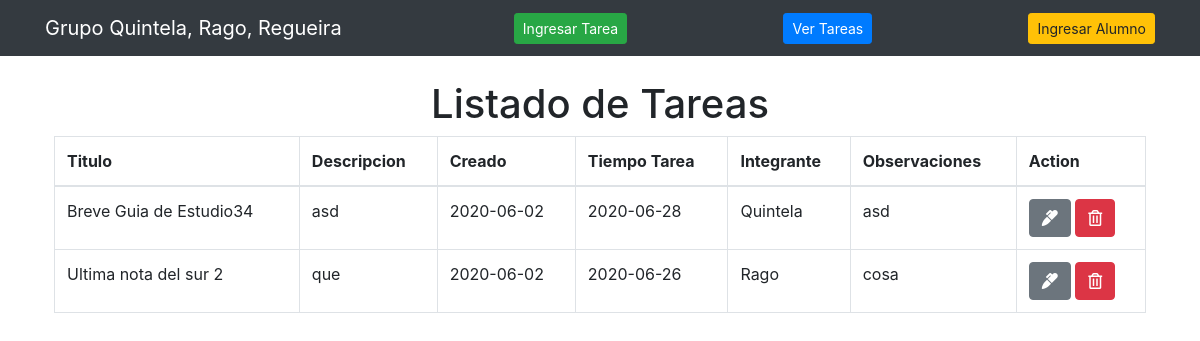
The page / on the database its author committed.
### tables this page shows
CREATE TABLE `tarea` (
  `id` int(11) NOT NULL,
  `titulo` varchar(50) NOT NULL,
  `descripcion` varchar(100) NOT NULL,
  `creado` date NOT NULL DEFAULT current_timestamp(),
  `tiempo` varchar(150) NOT NULL,
  `id_alumno` int(11) NOT NULL,
  `observacion` varchar(150) NOT NULL
);

CREATE TABLE `alumno` (
  `id` int(11) NOT NULL,
  `nombre` varchar(50) NOT NULL,
  `apellido` varchar(100) NOT NULL
);

### index.php (the view, shortened to what this page needs)
<?php include("db.php"); ?>
<?php include('includes/header.php'); ?>
<main class="container p-4">
  <div class="row justify-content-md-center">
    <div class="col-md-12">
      <h1 class="text-center">Listado de Tareas</h1>
      <table class="table table-bordered">
        <thead>
          <tr>
            <th>Titulo</th>
            <th>Descripcion</th>
            <th>Creado</th>
            <th>Tiempo Tarea</th>
            <th>Integrante</th>
            <th>Observaciones</th>
            <th>Action</th>
          </tr>
        </thead>
        <tbody>
          <?php
          $query = "SELECT * FROM tarea";
          $result_tasks = mysqli_query($conn, $query);
          while($row = mysqli_fetch_assoc($result_tasks)) { ?>
          <tr>
            <td><?php echo $row['titulo']; ?></td>
            <td><?php echo $row['descripcion']; ?></td>
            <td><?php echo $row['creado']; ?></td>
            <td><?php echo $row['tiempo']; ?></td>
            <?php
              $id = $row['id_alumno'];
              $query = "SELECT * FROM alumno where id='$id'";
              $result = mysqli_query($conn, $query);
              $row2 = mysqli_fetch_assoc($result)
            ?><td><?php echo $row2['apellido']; ?></td>
            <td><?php echo $row['observacion']; ?></td>
            <td>
              <a href="edit_task.php?id=<?php echo $row['id']?>" class="btn btn-secondary">
                <i class="fas fa-marker"></i>
              </a>
              <a href="delete_task.php?id=<?php echo $row['id']?>" class="btn btn-danger">
                <i class="far fa-trash-alt"></i>
              </a>
            </td>
          </tr>
          <?php } ?>
        </tbody>
      </table>
    </div>
  </div>
</main>
<?php include('includes/footer.php'); ?>

### includes/header.php (shortened to what this page needs)
<!DOCTYPE html>
<html lang="en">
  <head>
    <link rel="stylesheet" href="https://stackpath.bootstrapcdn.com/bootstrap/4.5.0/css/bootstrap.min.css">
    <link rel="stylesheet" href="https://use.fontawesome.com/releases/v5.6.3/css/all.css">
  </head>
  <body>
    <nav class="navbar navbar-dark bg-dark">
      <div class="container">
        <a class="navbar-brand" href="index.php">Grupo Quintela, Rago, Regueira</a>
        <a class="btn btn-sm btn-success" href="task.php">Ingresar Tarea</a>
        <a class="btn btn-sm btn-primary" href="index.php">Ver Tareas</a>
        <a class="btn btn-sm btn-warning" href="alumnos.php">Ingresar Alumno</a>
      </div>
    </nav>

### includes/footer.php (shortened to what this page needs)
</body>
</html>

### rows shown on the page
tarea: titulo "Breve Guia de Estudio34", descripcion "asd", creado "2020-06-02", tiempo "2020-06-28", id_alumno.apellido "Quintela", observacion "asd"
tarea: titulo "Ultima nota del sur 2", descripcion "que", creado "2020-06-02", tiempo "2020-06-26", id_alumno.apellido "Rago", observacion "cosa"
